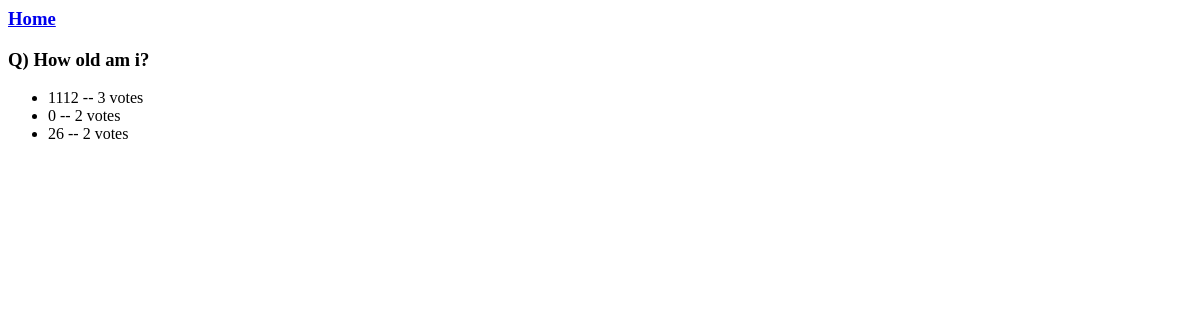
The app's page /polls/3/results/, older data.
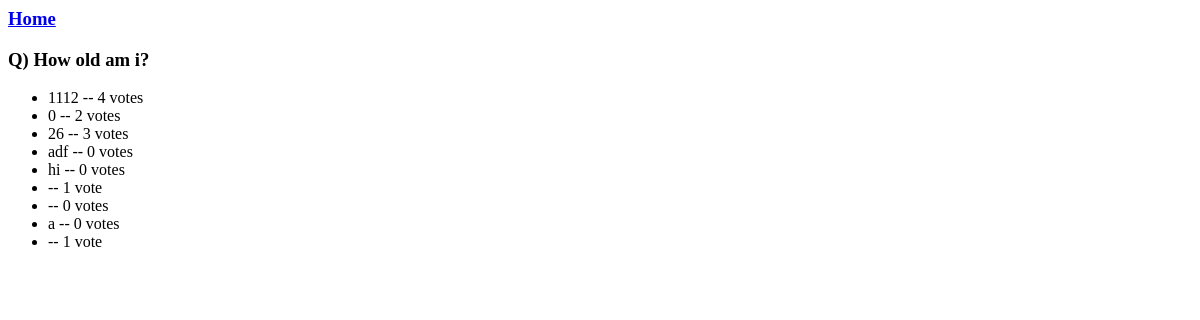
The same page, newer data.
### polls/models.py (models this page shows, shortened)
class Question(models.Model):
    question_text = models.CharField(max_length=200)
    pub_date = models.DateTimeField('date published')

class Choice(models.Model):
    question = models.ForeignKey(Question, on_delete=models.CASCADE)
    choice_text = models.CharField(max_length=200)
    votes = models.IntegerField(default=0)

### polls/views.py (the view)
# urls.py: url(r'^(?P<pk>[0-9]+)/results/$', views.ResultsView.as_view(), name='results'),
class ResultsView(generic.DetailView):
    model = Question
    template_name = 'polls/results.html'

### polls/templates/polls/results.html
<a href="{% url 'polls:index' %}"><h3>Home</h3></a>
<h3>Q) {{ question.question_text }}</h3>
<ul>
    {% for choice in question.choice_set.all %}
        <li>{{ choice.choice_text }} -- {{ choice.votes }} vote{{choice.votes|pluralize}}</li>
    {% endfor %}
</ul>

Row changes from the older to the newer data that the page shows:
changed Choice (number 1 of 9 on the later page): votes "3" → "4"
changed Choice (number 3 of 9 on the later page): votes "2" → "3"
added Choice: choice_text "adf", votes "0"
added Choice: choice_text "hi", votes "0"
added Choice: votes "1"
added Choice: votes "0"
added Choice: choice_text "a", votes "0"
added Choice: votes "1"
